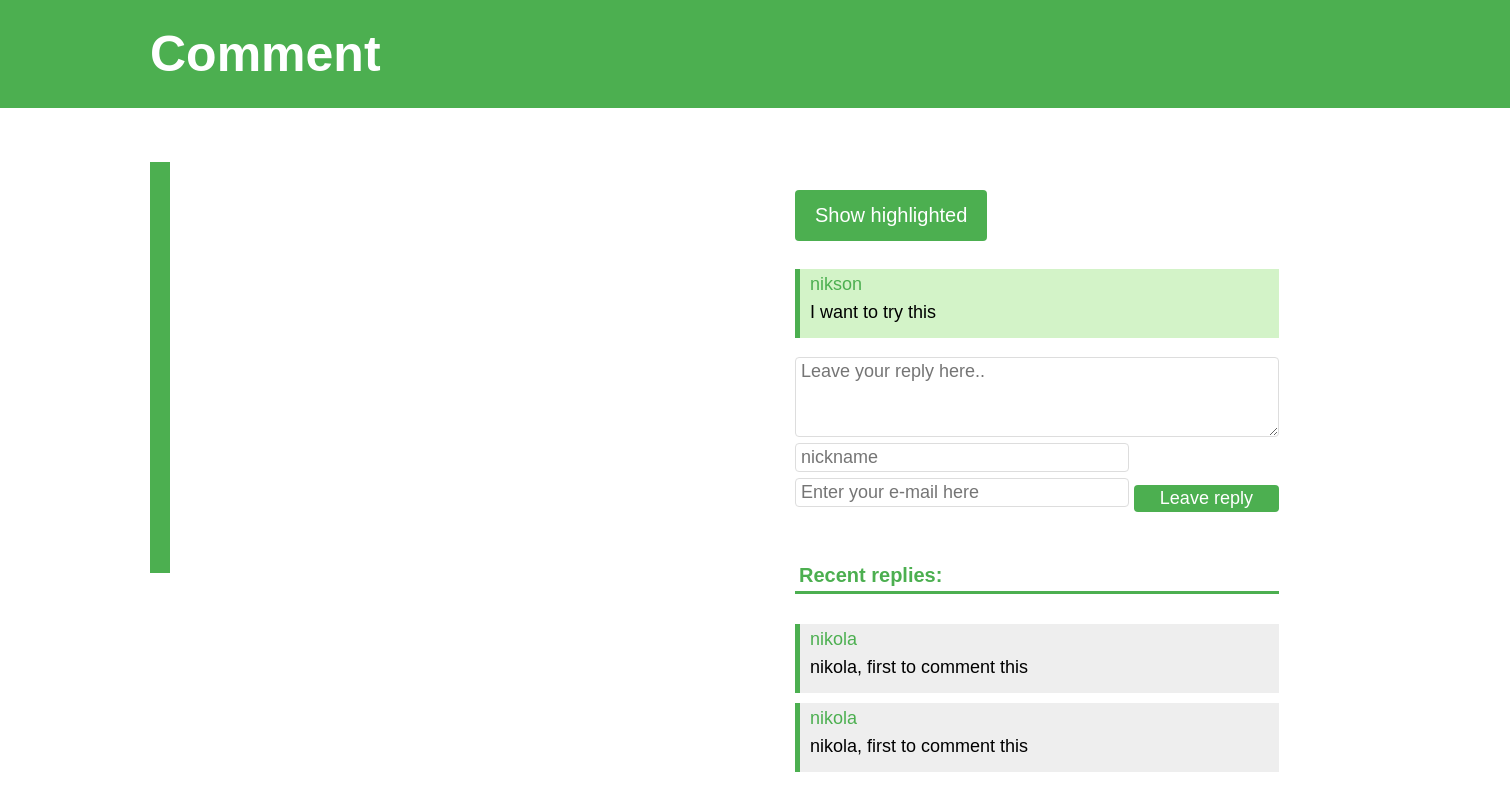
Page /comment/496/ on the earlier database version.
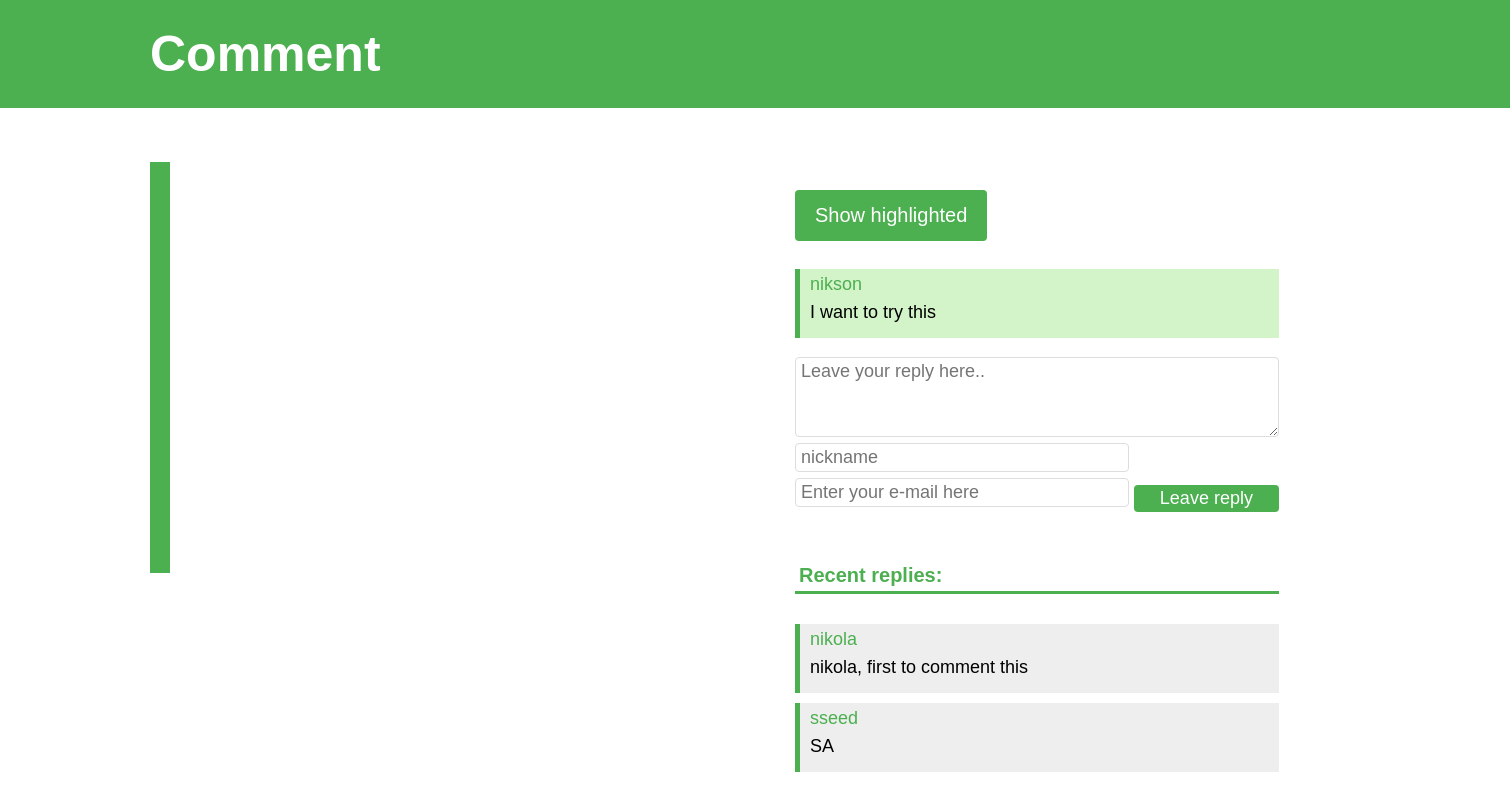
Same page on the later database version.
### comment/models.py (models this page shows, shortened)
class Comment(models.Model):
    author = models.CharField(max_length=50)
    email = models.EmailField(max_length=254)
    text = models.TextField()
    highlighted = models.TextField(default='')
    page_url = models.CharField(max_length=500, default='https://university.innopolis.ru/en/')

class Reply(models.Model):
    comment_id = models.IntegerField()
    author = models.CharField(max_length=50)
    email = models.EmailField(max_length=254)
    text = models.TextField()

### comment/views.py (the view)
# urls.py: path('comment/<int:identify>/', views.comment, name='comment'),
def comment(request, identify):
    reply_inst = Reply()
    comment = Comment.objects.get(pk=identify)
    if request.method == 'POST':
        relevant_emails = set()
        comment_email = Comment.objects.get(pk=identify)
        replies_email = Reply.objects.filter(comment_id=identify)
        relevant_emails.add(comment_email.email)
        for reply_email in replies_email:
            relevant_emails.add(reply_email.email)
        for mail in relevant_emails:
            print(mail)
            port = 465  # For SSL
            smtp_server = "smtp.gmail.com"
            sender_email = "commenting.tool@gmail.com"
            receiver_email = mail
            password = "Q6N>qTb'ePCL\dA]"
            message = """\
            Subject: New activity

            Hello,
            You have new activity on comment """ + str(identify) + """.
            Please check: http://ravon.pythonanywhere.com/comment/""" + str(identify) +"""/

            Regards,
            Website Commenting Tool Team"""
            context = ssl.create_default_context()
            with smtplib.SMTP_SSL(smtp_server, port, context=context) as server:
                server.login(sender_email, password)
                server.sendmail(sender_email, receiver_email, message)
        form = ReplyModelForm(request.POST)
        reply_inst.author = form.data['author']
        reply_inst.email = form.data['email']
        reply_inst.text = form.data['text']
        reply_inst.comment_id = identify
        reply_inst.save()
        form = ReplyModelForm()
    else:
        form = ReplyModelForm()
    replies = Reply.objects.filter(comment_id=identify)
    return render(request, 'comment/comment.html', {'comment': comment, 'form': form, 'replies': replies})

### comment/forms.py
class ReplyModelForm(ModelForm):
    class Meta:
        model = Reply
        fields = ['author', 'email', 'text']
        widgets = {
            'author': TextInput(attrs={'id': 'input_username', 'placeholder': 'nickname'}),
            'email': EmailInput(attrs={'id': 'input_email', 'placeholder': 'Enter your e-mail here'}),
            'text': Textarea(attrs={'id': 'message', 'placeholder': 'Leave your reply here..'}),
        }

### comment/templates/comment/comment.html (shortened to what this page needs)
{% load static %}
<html>
<head>
    <link rel="stylesheet" href="{% static 'css/comment.css' %}">
</head>
<body id="our-site-body">
      <h1 class="our-site page-title">Comment</h1>
      <div class="our-site content-area">
      <div class="our-site comment-page-body">
          <div id="container" style="height: 50px; width: 50%;"></div>
          <div class="our-site leave-comment-area">
                  <div class="our-site highlighted">
                        <button class="our-site" type="button" onClick='findString("{{comment.highlighted}}")'>Show highlighted</button>
                  </div>
                  <div class="comment-info-2">
                    <div class="our-site author">
                    {{comment.author}}
                    </div>
                  <div class="our-site comment-text">
                    {{comment.text}}
                  </div>
                </div>
                  <div class="our-site leave-reply">
                    <form class="our-site leave-reply" action="" method="post">
                      {{ form.text }}
                      {{ form.author }}
                      {{ form.email }}
                      <input type="submit" value="Leave reply">
                    </form>
                  </div>
              <div class="our-site all-rep">
                    <br>
                <h3 class="our-site replies-list-title">Recent replies:</h3>
                    {% for reply in replies %}
                      <div class="our-site comment-to-reply marko">
                        <div class="our-site author">{{ reply.author }}</div>
                        <div class="our-site comment-text">{{ reply.text }}</div>
                      </div>
                    {% endfor %}
              </div>
        </div>
    </div>
    </div>
</body>
</html>

### comment/static/css/comment.css (style rules this page uses)
* { font-family: Arial !important; }
body#our-site-body { margin: 0 !important; background: white; }
.content-area { overflow: hidden !important; padding: 20px 150px !important; }
.page-title.our-site { padding: 25px 150px !important; font-size: 50px !important; color: #fff !important; background-color: #4CAF50 !important; width: 100% !important; overflow: hidden !important; }
button.our-site { overflow: hidden width: 15% !important; background-color: #4CAF50 !important; color: white !important; padding: 14px 20px !important; margin: 8px 0 !important; border: none !important; border-radius: 4px !important; cursor: pointer !important; font-size: 20px !important; }
.leave-reply input[type=text], input[type=email] { margin-top: 10px !important; overflow: hidden !important; width: 69% !important; display: inline-block !important; border: 1px solid #ddd !important; border-radius: 4px !important; box-sizing: border-box !important; float: left !important; background-color: #FFFFFF !important; font-size: 18px !important; padding: 3px 5px !important; }
.leave-reply input[type=submit] { margin-top: 10px !important; overflow: hidden !important; width: 30% !important; background-color: #4CAF50 !important; color: white !important; padding: 3px 5px !important; border: none !important; border-radius: 4px !important; cursor: pointer !important; float: left !important; margin-left: 1% !important; font-size: 18px !important; }
.leave-comment-area { float: left !important; overflow: hidden !important; padding: 20px !important; width: 40% !important; }
.highlighted { font-size: 20px !important; font-weight: bold !important; color: #4CAF50 !important; margin-bottom: 20px !important; }
.comment-to-reply { overflow: hidden !important; border-left: 5px solid #4CAF50 !important; margin-bottom: 20px !important; padding-left: 10px !important; }
.author { color: #4CAF50 !important; font-size: 18px !important; margin-bottom: 7px !important; }
.comment-text { font-size: 18px !important; margin-bottom: 10px; }
#input_username, #input_email, #message { margin-bottom: 3px !important; margin-top: 3px !important; }
.leave-reply textarea { font-size: 18px !important; width: 100% !important; height: 80px !important; margin-bottom: 10px !important; overflow: hidden !important; display: inline-block !important; border: 1px solid #ddd !important; border-radius: 4px !important; box-sizing: border-box !important; float: left !important; background-color: #FFFFFF !important; padding: 3px 5px !important; }
.replies-list-title { overflow: hidden !important; margin: 30px 0 !important; padding: 4px !important; font-size: 20px !important; border-bottom: 3px solid #4CAF50 !important; color: #4CAF50 !important; }
.all-rep { overflow: hidden !important; width: 100% !important; float: left !important; }
.marko { margin-bottom: 10px !important; overflow: hidden !important; background-color: #eee !important; padding-top: 5px !important; padding-bottom: 5px !important; }
#container { height: 50% !important; float: left !important; border: 0 !important; float: left !important; border-left: 20px solid #4CAF50 !important; width: 50% !important; overflow: scroll !important; }
.comment-info-2 { overflow: hidden !important; border-left: 5px solid #4CAF50 !important; margin-bottom: 20px !important; padding-left: 10px !important; margin-bottom: 10px !important; overflow: hidden !important; background-color: #D3F3C8 !important; padding-top: 5px !important; padding-bottom: 5px !important;s }

Differences in the rows shown:
removed Reply: author "nikola", text "nikola, first to comment this"
added Reply: author "sseed", text "SA"
